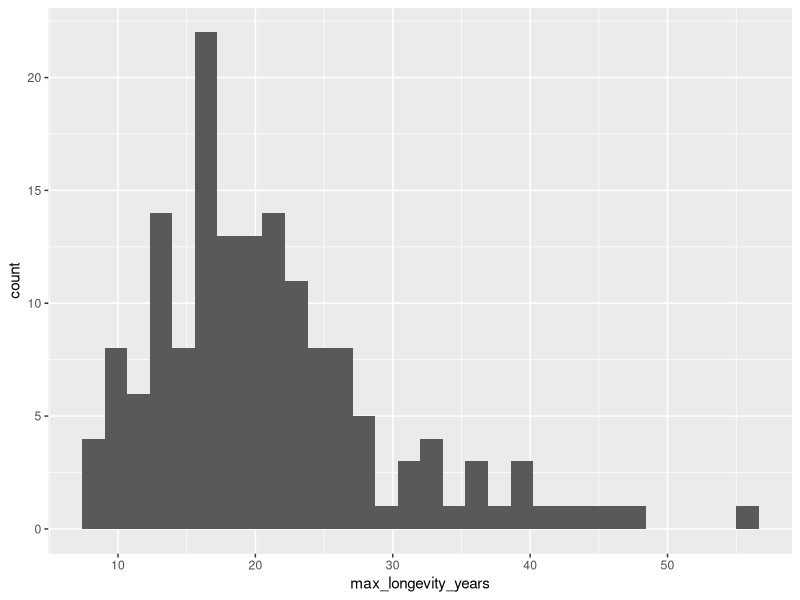
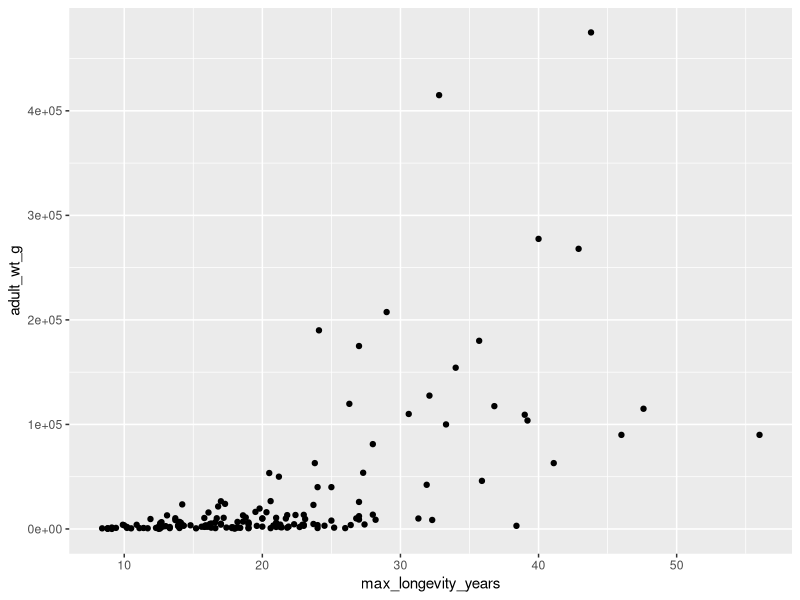
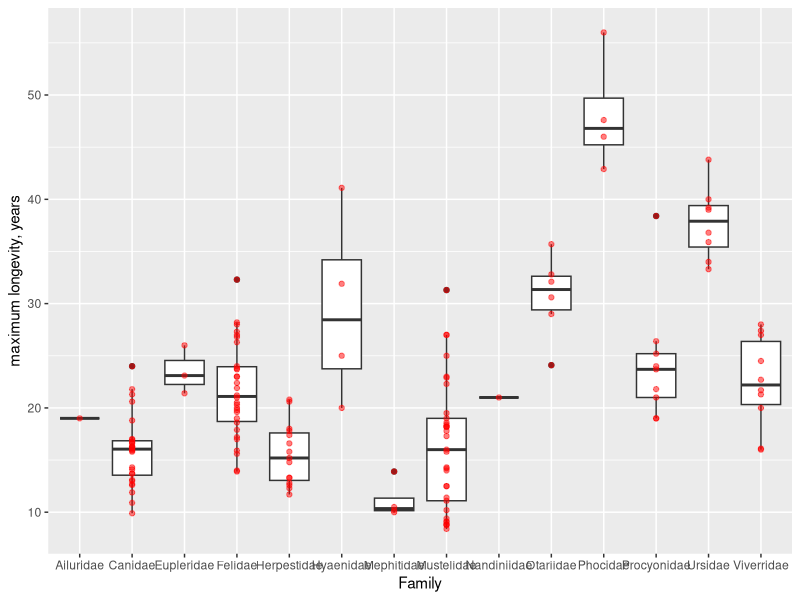

The R script that drew these images, in order:
## ---- chunk 1
rm(list = ls())
library(tidyverse)
library(here)

critters <- read.csv(here("data", "birds_and_mammals.csv"))
## ---- chunk 2
carnivores <- critters |>
  filter(Order == "Carnivora") 
  
## ---- chunk 3
ggplot(carnivores, aes(x = max_longevity_years))+
  geom_histogram()
## ---- chunk 4
ggplot(carnivores, aes(x = max_longevity_years, y = adult_wt_g))+
  geom_point()
## ---- chunk 5
carnivores |> 
  select(Common_name, max_longevity_years) |>
  arrange(desc(max_longevity_years))
## ---- chunk 6
carnivores |>
  select(Common_name, adult_wt_g) |>
  filter(adult_wt_g > 2.5e+05 &
           adult_wt_g < 3e+05)
## ---- chunk 7
ggplot(carnivores, aes(x = Family, y = max_longevity_years))+
  geom_boxplot()+
  geom_point(color = "red", alpha = 0.5)+
  labs( y = "maximum longevity, years")
